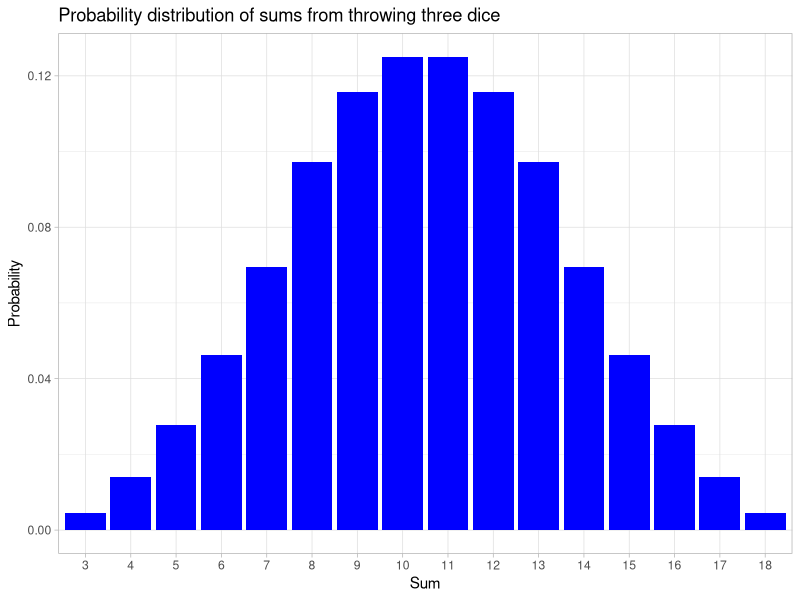

R code for this plot:
## ---- chunk 1
# load packages here
library(tidyverse)
library(tidyr)
library(stats)

theme_set(theme_light())
## ---- chunk 2
# df for all possible combinations of outcomes from throwing three dice
all_combinations <- expand.grid(die1 = 1:6, die2 = 1:6, die3 = 1:6)

# the first and last 10 rows of the df
print(head(all_combinations, 10))
print(tail(all_combinations, 10))

# Number of possible outcomes
num_outcomes <- nrow(all_combinations)
cat("Number of possible outcomes:", num_outcomes)
## ---- chunk 3
# Calculate the sum of each row
all_combinations$sum <- rowSums(all_combinations)

# Calculate the probabilities of each sum
sum_probabilities <- as.data.frame(table(all_combinations$sum))
colnames(sum_probabilities) <- c("Sum", "Frequency")
sum_probabilities$Probability <- sum_probabilities$Frequency / num_outcomes

# the summary table
sum_probabilities

# plot
ggplot(sum_probabilities, aes(x = Sum, y = Probability)) +
  geom_bar(stat = "identity", fill = 'blue') +
  labs(title = "Probability distribution of sums from throwing three dice",
       x = "Sum",
       y = "Probability")
## ---- chunk 4
# filtering the outcomes where at least one die shows a 3
outcomes_with_3 <- subset(all_combinations, die1 == 3 | die2 == 3 | die3 == 3)

# calculating the total number of the outcomes
total_outcomes_with_3 <- nrow(outcomes_with_3)

# outcomes where the sum is greater than 9
outcomes_with_sum_ge_10 <- subset(outcomes_with_3, sum >= 10)
num_outcomes_with_sum_ge_10 <- nrow(outcomes_with_sum_ge_10)

# probability calculation
probability_sum_ge_10_given_3 <- num_outcomes_with_sum_ge_10 / total_outcomes_with_3
cat("Probability that the sum is >= 10 given that at least one die shows a 3 is:", round(probability_sum_ge_10_given_3, 2))
## ---- chunk 5
#write code here
## ---- chunk 6
#write code here
## ---- chunk 7
#write code here
